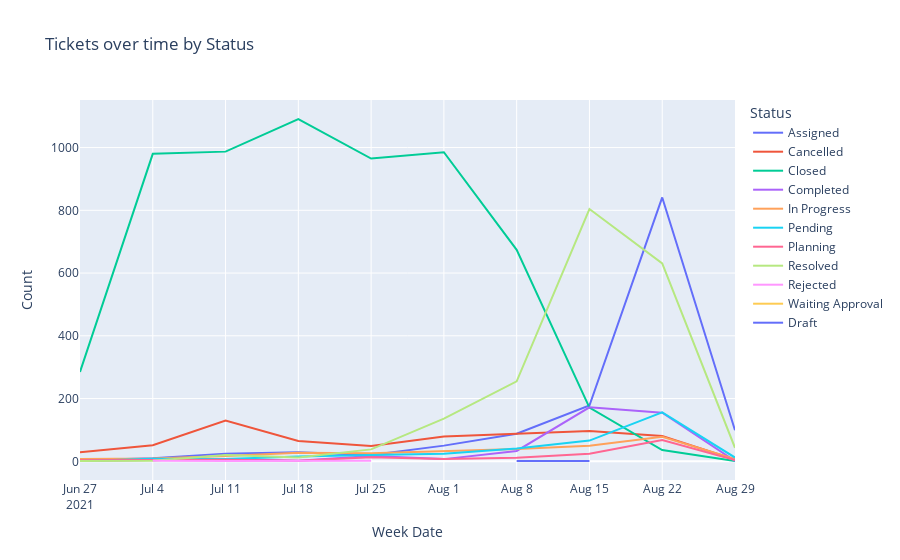

The notebook cell this image was saved under:
### Code cell
fig2 = px.line(week_status_count, x= 'Week Date', y= 'Count', color= 'Status', hover_name='Status', 
               title= 'Tickets over time by Status')
fig2.show()

### Figure 1 — Plotly figure (JSON) as saved in the notebook; plotly's stock layout.template omitted (floating-point values rounded to 4 significant figures)
{"data": [{"hovertemplate": "<b>%{hovertext}</b><br><br>Status=Assigned<br>Week Date=%{x}<br>Count=%{y}<extra></extra>", "hovertext": ["Assigned", "Assigned", "Assigned", "Assigned", "Assigned", "Assigned", "Assigned", "Assigned", "Assigned", "Assigned"], "legendgroup": "Assigned", "line": {"color": "#636efa", "dash": "solid"}, "marker": {"symbol": "circle"}, "mode": "lines", "name": "Assigned", "orientation": "v", "showlegend": true, "type": "scatter", "x": ["2021-06-27", "2021-07-04", "2021-07-11", "2021-07-18", "2021-07-25", "2021-08-01", "2021-08-08", "2021-08-15", "2021-08-22", "2021-08-29"], "xaxis": "x", "y": [3, 10, 24, 29, 20, 50, 88, 178, 841, 99], "yaxis": "y"}, {"hovertemplate": "<b>%{hovertext}</b><br><br>Status=Cancelled<br>Week Date=%{x}<br>Count=%{y}<extra></extra>", "hovertext": ["Cancelled", "Cancelled", "Cancelled", "Cancelled", "Cancelled", "Cancelled", "Cancelled", "Cancelled", "Cancelled", "Cancelled"], "legendgroup": "Cancelled", "line": {"color": "#EF553B", "dash": "solid"}, "marker": {"symbol": "circle"}, "mode": "lines", "name": "Cancelled", "orientation": "v", "showlegend": true, "type": "scatter", "x": ["2021-06-27", "2021-07-04", "2021-07-11", "2021-07-18", "2021-07-25", "2021-08-01", "2021-08-08", "2021-08-15", "2021-08-22", "2021-08-29"], "xaxis": "x", "y": [29, 51, 130, 65, 49, 79, 88, 97, 81, 6], "yaxis": "y"}, {"hovertemplate": "<b>%{hovertext}</b><br><br>Status=Closed<br>Week Date=%{x}<br>Count=%{y}<extra></extra>", "hovertext": ["Closed", "Closed", "Closed", "Closed", "Closed", "Closed", "Closed", "Closed", "Closed", "Closed"], "legendgroup": "Closed", "line": {"color": "#00cc96", "dash": "solid"}, "marker": {"symbol": "circle"}, "mode": "lines", "name": "Closed", "orientation": "v", "showlegend": true, "type": "scatter", "x": ["2021-06-27", "2021-07-04", "2021-07-11", "2021-07-18", "2021-07-25", "2021-08-01", "2021-08-08", "2021-08-15", "2021-08-22", "2021-08-29"], "xaxis": "x", "y": [285, 980, 987, 1091, 965, 985, 674, 171, 36, 1], "yaxis": "y"}, {"hovertemplate": "<b>%{hovertext}</b><br><br>Status=Completed<br>Week Date=%{x}<br>Count=%{y}<extra></extra>", "hovertext": ["Completed", "Completed", "Completed", "Completed", "Completed", "Completed", "Completed", "Completed", "Completed", "Completed"], "legendgroup": "Completed", "line": {"color": "#ab63fa", "dash": "solid"}, "marker": {"symbol": "circle"}, "mode": "lines", "name": "Completed", "orientation": "v", "showlegend": true, "type": "scatter", "x": ["2021-06-27", "2021-07-04", "2021-07-11", "2021-07-18", "2021-07-25", "2021-08-01", "2021-08-08", "2021-08-15", "2021-08-22", "2021-08-29"], "xaxis": "x", "y": [1, 5, 7, 2, 17, 7, 33, 172, 155, 1], "yaxis": "y"}, {"hovertemplate": "<b>%{hovertext}</b><br><br>Status=In Progress<br>Week Date=%{x}<br>Count=%{y}<extra></extra>", "hovertext": ["In Progress", "In Progress", "In Progress", "In Progress", "In Progress", "In Progress", "In Progress", "In Progress", "In Progress", "In Progress"], "legendgroup": "In Progress", "line": {"color": "#FFA15A", "dash": "solid"}, "marker": {"symbol": "circle"}, "mode": "lines", "name": "In Progress", "orientation": "v", "showlegend": true, "type": "scatter", "x": ["2021-06-27", "2021-07-04", "2021-07-11", "2021-07-18", "2021-07-25", "2021-08-01", "2021-08-08", "2021-08-15", "2021-08-22", "2021-08-29"], "xaxis": "x", "y": [7, 9, 17, 27, 26, 32, 39, 50, 78, 7], "yaxis": "y"}, {"hovertemplate": "<b>%{hovertext}</b><br><br>Status=Pending<br>Week Date=%{x}<br>Count=%{y}<extra></extra>", "hovertext": ["Pending", "Pending", "Pending", "Pending", "Pending", "Pending", "Pending", "Pending", "Pending", "Pending"], "legendgroup": "Pending", "line": {"color": "#19d3f3", "dash": "solid"}, "marker": {"symbol": "circle"}, "mode": "lines", "name": "Pending", "orientation": "v", "showlegend": true, "type": "scatter", "x": ["2021-06-27", "2021-07-04", "2021-07-11", "2021-07-18", "2021-07-25", "2021-08-01", "2021-08-08", "2021-08-15", "2021-08-22", "2021-08-29"], "xaxis": "x", "y": [1, 8, 7, 15, 20, 24, 41, 66, 156, 12], "yaxis": "y"}, {"hovertemplate": "<b>%{hovertext}</b><br><br>Status=Planning<br>Week Date=%{x}<br>Count=%{y}<extra></extra>", "hovertext": ["Planning", "Planning", "Planning", "Planning", "Planning", "Planning", "Planning", "Planning", "Planning", "Planning"], "legendgroup": "Planning", "line": {"color": "#FF6692", "dash": "solid"}, "marker": {"symbol": "circle"}, "mode": "lines", "name": "Planning", "orientation": "v", "showlegend": true, "type": "scatter", "x": ["2021-06-27", "2021-07-04", "2021-07-11", "2021-07-18", "2021-07-25", "2021-08-01", "2021-08-08", "2021-08-15", "2021-08-22", "2021-08-29"], "xaxis": "x", "y": [3, 5, 5, 2, 13, 7, 11, 24, 68, 4], "yaxis": "y"}, {"hovertemplate": "<b>%{hovertext}</b><br><br>Status=Resolved<br>Week Date=%{x}<br>Count=%{y}<extra></extra>", "hovertext": ["Resolved", "Resolved", "Resolved", "Resolved", "Resolved", "Resolved", "Resolved", "Resolved", "Resolved", "Resolved"], "legendgroup": "Resolved", "line": {"color": "#B6E880", "dash": "solid"}, "marker": {"symbol": "circle"}, "mode": "lines", "name": "Resolved", "orientation": "v", "showlegend": true, "type": "scatter", "x": ["2021-06-27", "2021-07-04", "2021-07-11", "2021-07-18", "2021-07-25", "2021-08-01", "2021-08-08", "2021-08-15", "2021-08-22", "2021-08-29"], "xaxis": "x", "y": [1, 2, 20, 12, 38, 136, 255, 804, 631, 43], "yaxis": "y"}, {"hovertemplate": "<b>%{hovertext}</b><br><br>Status=Rejected<br>Week Date=%{x}<br>Count=%{y}<extra></extra>", "hovertext": ["Rejected", "Rejected", "Rejected"], "legendgroup": "Rejected", "line": {"color": "#FF97FF", "dash": "solid"}, "marker": {"symbol": "circle"}, "mode": "lines", "name": "Rejected", "orientation": "v", "showlegend": true, "type": "scatter", "x": ["2021-07-04", "2021-07-11", "2021-07-25"], "xaxis": "x", "y": [2, 1, 2], "yaxis": "y"}, {"hovertemplate": "<b>%{hovertext}</b><br><br>Status=Waiting Approval<br>Week Date=%{x}<br>Count=%{y}<extra></extra>", "hovertext": ["Waiting Approval"], "legendgroup": "Waiting Approval", "line": {"color": "#FECB52", "dash": "solid"}, "marker": {"symbol": "circle"}, "mode": "lines", "name": "Waiting Approval", "orientation": "v", "showlegend": true, "type": "scatter", "x": ["2021-08-01"], "xaxis": "x", "y": [1], "yaxis": "y"}, {"hovertemplate": "<b>%{hovertext}</b><br><br>Status=Draft<br>Week Date=%{x}<br>Count=%{y}<extra></extra>", "hovertext": ["Draft", "Draft"], "legendgroup": "Draft", "line": {"color": "#636efa", "dash": "solid"}, "marker": {"symbol": "circle"}, "mode": "lines", "name": "Draft", "orientation": "v", "showlegend": true, "type": "scatter", "x": ["2021-08-08", "2021-08-15"], "xaxis": "x", "y": [1, 1], "yaxis": "y"}], "layout": {"legend": {"title": {"text": "Status"}, "tracegroupgap": 0}, "title": {"text": "Tickets over time by Status"}, "xaxis": {"anchor": "y", "domain": [0, 1], "title": {"text": "Week Date"}}, "yaxis": {"anchor": "x", "domain": [0, 1], "title": {"text": "Count"}}}}
